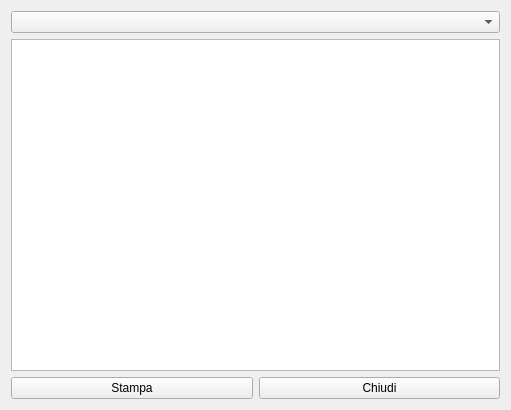
<?xml version="1.0" encoding="UTF-8"?>
<ui version="4.0">
 <class>HRecipesForClient</class>
 <widget class="QWidget" name="HRecipesForClient">
  <property name="geometry">
   <rect>
    <x>0</x>
    <y>0</y>
    <width>511</width>
    <height>410</height>
   </rect>
  </property>
  <property name="windowTitle">
   <string>Clienti per ricetta</string>
  </property>
  <property name="windowIcon">
   <iconset resource="icons.qrc">
    <normaloff>:/Resources/Link64.png</normaloff>:/Resources/Link64.png</iconset>
  </property>
  <layout class="QVBoxLayout" name="verticalLayout">
   <item>
    <widget class="QComboBox" name="cbRecipes"/>
   </item>
   <item>
    <widget class="QTableView" name="tvClients">
     <property name="editTriggers">
      <set>QAbstractItemView::NoEditTriggers</set>
     </property>
     <property name="alternatingRowColors">
      <bool>true</bool>
     </property>
     <property name="selectionMode">
      <enum>QAbstractItemView::SingleSelection</enum>
     </property>
     <property name="selectionBehavior">
      <enum>QAbstractItemView::SelectRows</enum>
     </property>
    </widget>
   </item>
   <item>
    <layout class="QHBoxLayout" name="horizontalLayout">
     <item>
      <widget class="QPushButton" name="pbPrint">
       <property name="text">
        <string>Stampa</string>
       </property>
       <property name="icon">
        <iconset resource="icons.qrc">
         <normaloff>:/Resources/print-icon.png</normaloff>:/Resources/print-icon.png</iconset>
       </property>
       <property name="iconSize">
        <size>
         <width>32</width>
         <height>32</height>
        </size>
       </property>
      </widget>
     </item>
     <item>
      <widget class="QPushButton" name="pbClose">
       <property name="text">
        <string>Chiudi</string>
       </property>
       <property name="icon">
        <iconset resource="icons.qrc">
         <normaloff>:/Resources/Actions-window-close-icon.png</normaloff>:/Resources/Actions-window-close-icon.png</iconset>
       </property>
       <property name="iconSize">
        <size>
         <width>32</width>
         <height>32</height>
        </size>
       </property>
      </widget>
     </item>
    </layout>
   </item>
  </layout>
 </widget>
 <resources>
  <include location="icons.qrc"/>
 </resources>
 <connections/>
</ui>
